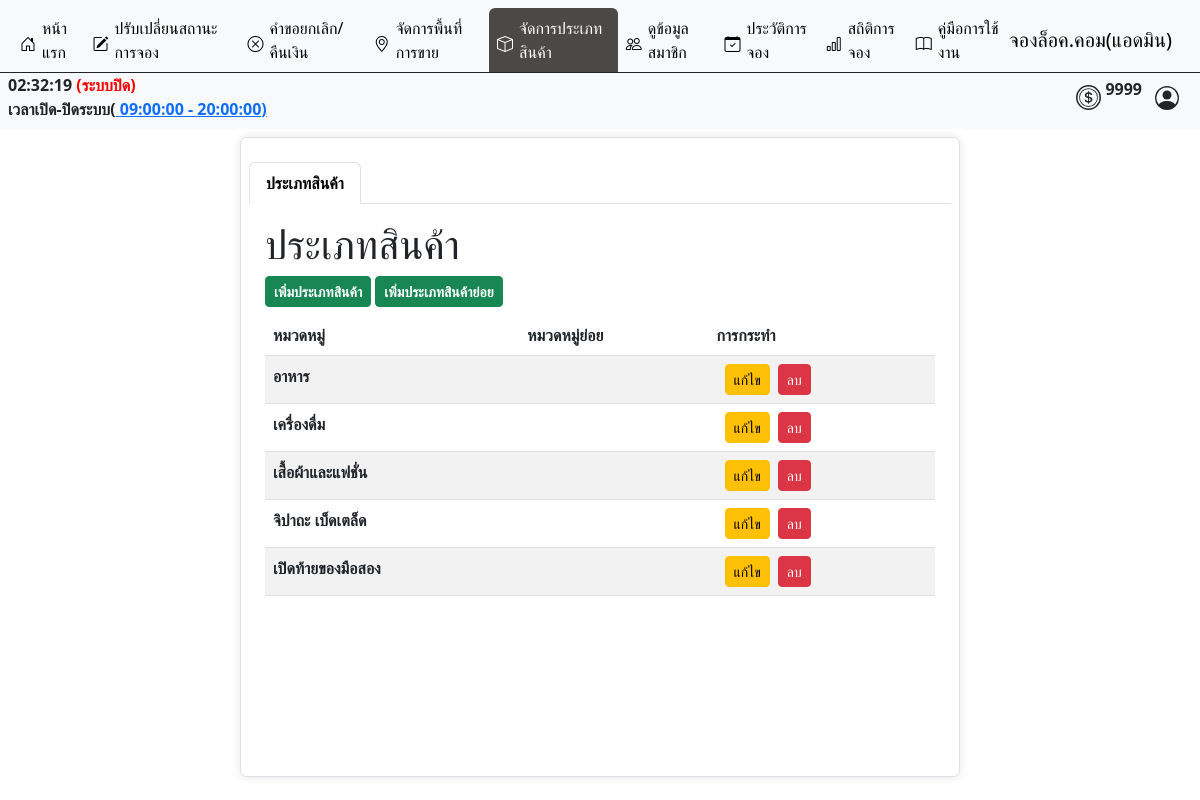
The page /admin/manage_cat.php (signed in) on the database its author committed.
### tables this page shows
CREATE TABLE `operating_hours` (
  `id` int(11) NOT NULL,
  `opening_time` time NOT NULL,
  `closing_time` time NOT NULL
);

CREATE TABLE `category` (
  `id_category` int(11) NOT NULL,
  `cat_name` varchar(45) NOT NULL
);

### admin/manage_cat.php (the view, shortened to what this page needs)
<?php
require("../condb.php");
?>
<!DOCTYPE html>
<html lang="en">
<head>
    <link href="https://cdn.jsdelivr.net/npm/bootstrap@5.3.3/dist/css/bootstrap.min.css" rel="stylesheet">
    <link rel="stylesheet" href="../asset/css/font.css">
</head>
<body>
    <?php
    include('./admin_nav.php');
    ?>
    <div class="container mt-2 px-2 border bgcolor py-4 rounded overflow-auto" style="width: 60%; height: 40rem;">
        <ul class="nav nav-tabs" id="myTab">
            <li class="nav-item">
                <a class="nav-link active" data-bs-toggle="tab" href="#categort"><strong>ประเภทสินค้า</strong> </a>
            </li>
        </ul>
        <div class="tab-content " id="myTabContent">
            <div class="tab-pane fade show active mt-2 mx-2 p-2" id="categort">
                <div>
                    <h1>ประเภทสินค้า</h1>
                    <a href="#" class="btn btn-sm btn-success" type="button" data-bs-toggle="modal" data-bs-target="#AddCatModal">
                        <strong>เพิ่มประเภทสินค้า</strong>
                    </a>
                    <a href="#" class="btn btn-sm btn-success" type="button" data-bs-toggle="modal" data-bs-target="#AddSubCatModal">
                        <strong>เพิ่มประเภทสินค้าย่อย</strong>
                    </a>
                </div>
                <div class="mt-2">
                    <?php
                    $sql = "SELECT * FROM category";
                    $result = $conn->query($sql);
                    if ($result->num_rows > 0) {
                        echo "<table class='table table-striped'>";
                        echo "<thead><tr><th>หมวดหมู่</th><th>หมวดหมู่ย่อย</th><th>การกระทำ</th></tr></thead>";
                        echo "<tbody>";
                        while ($row = $result->fetch_assoc()) {
                            echo "<tr class='category-item' data-category-id='" . $row["id_category"] . "'>";
                            echo "<td><strong>" . $row["cat_name"] . "</strong></td>";
                            echo "<td>";
                            $id_category = $row["id_category"];
                            $cat_name = $row["cat_name"];
                            $sub_sql = "SELECT * FROM sub_category WHERE id_category = $id_category";
                            $sub_result = $conn->query($sub_sql);
                            $subcategories = [];
                            if ($sub_result->num_rows > 0) {
                                while ($sub_row = $sub_result->fetch_assoc()) {
                                    $subcategories[] = $sub_row["sub_cat_name"];
                                }
                            } else {
                                echo "No subcategories found for this category.";
                            }
                            $subcategories_str = implode(',', $subcategories);
                            echo "</td>";
                            echo "<td>";
                            echo "<button class='btn btn-sm mx-2 btn-warning edit-btn'
                        type='button'
                        data-bs-toggle='modal'
                        data-bs-target='#EditModal'
                        data-bs-id='" . $id_category . "'
                        data-bs-cat_name='" . $cat_name . "'
                        data-bs-sub_cat_name='" . $subcategories_str . "'>แก้ไข</button>";
                            echo "<a href='#' class='btn btn-sm btn-danger' onclick='confirmDeleteCat(" . $id_category . ", \"" . $cat_name . "\"); return false;'>ลบ</a>";
                            echo "</td>";
                            echo "</tr>";
                        }
                        echo "</tbody></table>";
                    } else {
                        echo "0 results";
                    }
                    ?>
                </div>
            </div>
        </div>
    </div>
</body>
</html>

### admin/admin_nav.php (shortened to what this page needs)
<head>
    <link href="https://cdn.jsdelivr.net/npm/bootstrap@5.3.0-alpha3/dist/css/bootstrap.min.css" rel="stylesheet">
    <link href="https://cdn.jsdelivr.net/npm/bootstrap-icons/font/bootstrap-icons.css" rel="stylesheet">
</head>
<?php
$current_page = basename($_SERVER['PHP_SELF']);
?>
<nav style="width: 100%;" class="navbar navbar-expand-lg navbar-light bg-light">
    <div style="width: 100%;" class="d-flex flex-column ">
        <div class="container-fluid border-bottom border-dark">
            <div class="collapse navbar-collapse" id="navbarNav">
                <ul class="navbar-nav me-auto">
                    <li class="nav-item">
                        <a href="./index.php"
                            class="icon-link icon-link-hover nav-link <?php echo ($current_page == 'index.php') ? 'active rounded-top' : ''; ?>"
                            style="<?php echo ($current_page == 'index.php') ? 'background-color: #4A4947; color: white; --bs-icon-link-transform: translate3d(0, -.125rem, 0);' : 'color: black; --bs-icon-link-transform: translate3d(0, -.125rem, 0);'; ?>">
                            <i class="bi bi-house-door"></i> หน้าแรก
                        </a>
                    </li>
                    <li class="nav-item">
                        <a href="./confirm_reserve.php"
                            class="icon-link icon-link-hover nav-link <?php echo ($current_page == 'confirm_reserve.php') ? 'active rounded-top' : ''; ?>"
                            style="<?php echo ($current_page == 'confirm_reserve.php') ? 'background-color: #4A4947; color: white; --bs-icon-link-transform: translate3d(0, -.125rem, 0);' : 'color: black; --bs-icon-link-transform: translate3d(0, -.125rem, 0);'; ?>">
                            <i class="bi bi-pencil-square"></i> ปรับเปลี่ยนสถานะการจอง
                        </a>
                    </li>
                    <li class="nav-item">
                        <a href="./refund_page.php"
                            class="icon-link icon-link-hover nav-link <?php echo ($current_page == 'refund_page.php') ? 'active rounded-top' : ''; ?>"
                            style="<?php echo ($current_page == 'refund_page.php') ? 'background-color: #4A4947; color: white; --bs-icon-link-transform: translate3d(0, -.125rem, 0);' : 'color: black; --bs-icon-link-transform: translate3d(0, -.125rem, 0);'; ?>">
                            <i class="bi bi-x-circle"></i> คำขอยกเลิก/คืนเงิน
                        </a>
                    </li>
                    <li class="nav-item">
                        <a href="./crud_page.php"
                            class="icon-link icon-link-hover nav-link <?php echo ($current_page == 'crud_page.php') ? 'active rounded-top' : ''; ?>"
                            style="<?php echo ($current_page == 'crud_page.php') ? 'background-color: #4A4947; color: white; --bs-icon-link-transform: translate3d(0, -.125rem, 0);' : 'color: black; --bs-icon-link-transform: translate3d(0, -.125rem, 0);'; ?>">
                            <i class="bi bi-geo-alt"></i> จัดการพื้นที่การขาย
                        </a>
                    </li>
                    <li class="nav-item">
                        <a href="./manage_cat.php"
                            class="icon-link icon-link-hover nav-link <?php echo ($current_page == 'manage_cat.php') ? 'active rounded-top' : ''; ?>"
                            style="<?php echo ($current_page == 'manage_cat.php') ? 'background-color: #4A4947; color: white; --bs-icon-link-transform: translate3d(0, -.125rem, 0);' : 'color: black; --bs-icon-link-transform: translate3d(0, -.125rem, 0);'; ?>">
                            <i class="bi bi-box"></i> จัดการประเภทสินค้า
                        </a>
                    </li>
                    <li class="nav-item">
                        <a href="./view_member.php"
                            class="icon-link icon-link-hover nav-link <?php echo ($current_page == 'view_member.php') ? 'active rounded-top' : ''; ?>"
                            style="<?php echo ($current_page == 'view_member.php') ? 'background-color: #4A4947; color: white; --bs-icon-link-transform: translate3d(0, -.125rem, 0);' : 'color: black; --bs-icon-link-transform: translate3d(0, -.125rem, 0);'; ?>">
                            <i class="bi bi-people"></i> ดูข้อมูลสมาชิก
                        </a>
                    </li>
                    <li class="nav-item">
                        <a href="./booking_history.php"
                            class="icon-link icon-link-hover nav-link <?php echo ($current_page == 'booking_history.php') ? 'active rounded-top' : ''; ?>"
                            style="<?php echo ($current_page == 'booking_history.php') ? 'background-color: #4A4947; color: white; --bs-icon-link-transform: translate3d(0, -.125rem, 0);' : 'color: black; --bs-icon-link-transform: translate3d(0, -.125rem, 0);'; ?>">
                            <i class="bi bi-calendar-check"></i> ประวัติการจอง
                        </a>
                    </li>
                    <li class="nav-item">
                        <a href="./stat_booking.php"
                            class="icon-link icon-link-hover nav-link <?php echo ($current_page == 'stat_booking.php') ? 'active rounded-top' : ''; ?>"
                            style="<?php echo ($current_page == 'stat_booking.php') ? 'background-color: #4A4947; color: white; --bs-icon-link-transform: translate3d(0, -.125rem, 0);' : 'color: black; --bs-icon-link-transform: translate3d(0, -.125rem, 0);'; ?>">
                            <i class="bi bi-bar-chart"></i> สถิติการจอง
                        </a>
                    </li>
                    <li class="nav-item">
                        <a href="../asset/pdf/คู่มือการใช้งานระบบสำหรับผู้ดูแลระบบ.pdf" target="_blank" class="icon-link icon-link-hover nav-link active" style="--bs-icon-link-transform: translate3d(0, -.125rem, 0);">
                            <i class="bi bi-book"></i> คู่มือการใช้งาน
                        </a>
                    </li>
                </ul>
                <a class="navbar-brand" href="./index.php">จองล็อค.คอม(แอดมิน)</a>
            </div>
        </div>
        <div class="col-12 d-flex justify-content-between px-2">
            <div>
                <?php
                require("../condb.php");
                $sql_time = "SELECT opening_time, closing_time FROM operating_hours LIMIT 1";
                $result = $conn->query($sql_time);
                $row_time = $result->fetch_assoc();
                $openingTime = $row_time['opening_time'];
                $closingTime = $row_time['closing_time'];
                ?>
                <strong>
                    <span id="time"></span>
                    <span id="status"></span>
                </strong>
                <strong>
                    <div id="opening_time">เวลาเปิด-ปิดระบบ(<a href="#" data-bs-toggle="modal" data-bs-target="#editTimeModal">
                            <?php echo $openingTime; ?> - <?php echo $closingTime; ?>)</a></div>
                </strong>
            </div>
            <div class="d-flex  justify-content-between ">
                <div class="d-flex  align-items-center">
                    <div class="col d-flex align-items-center justify-content-center">
                        <p class="ms-1">
                            <strong>
                                <?php
                                echo $_SESSION["token"];
                                ?>
                            </strong>
                        </p>
                    </div>
                    <button class="btn " type="button" data-bs-toggle="modal" data-bs-target="#ProfileModal">
                    </button>
                </div>
            </div>
        </div>
    </div>
</nav>

### admin/manage_cat.php (style rules this page uses)
body { background-image: url(../asset/img/img.market2blur.png); width: 100%; height: 100%; background-repeat: repeat; background-size: cover; }
.category-item { cursor: pointer; }

### admin/admin_nav.php (style rules this page uses)
.bgcolor { background-color: rgba(255, 255, 255, 0.9); padding-bottom: 10px; box-shadow: 0 0 10px rgba(0, 0, 0, 0.1); }

### rows shown on the page
operating_hours: opening_time "09:00:00", closing_time "20:00:00"
category: cat_name "อาหาร"
category: cat_name "เครื่องดื่ม"
category: cat_name "เสื้อผ้าและแฟชั่น"
category: cat_name "จิปาถะ เบ็ดเตล็ด"
category: cat_name "เปิดท้ายของมือสอง"

### other values the page prints
$_SESSION["token"] "9999"
